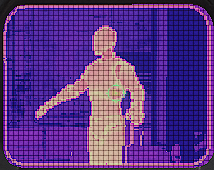
#> input picture thermal.png, 214 x 170 px
$ python color_threshold_tuner.py
#> lines starting #> are read from the running program, lines starting #| are printed output that depends on the picture; after the words box and inside, x2 and y2 are one past the last pixel; in counts of white or black regions, pixels touching at a corner belong together
# -*- coding: utf-8 -*-
"""
颜色阈值调试工具
用于手动调整人物检测的 RGB 颜色阈值
"""

import cv2
import numpy as np
import mss
import time
from pathlib import Path


PROJECT_ROOT = Path(__file__).resolve().parents[1]

class ColorThresholdTuner:
    def __init__(self):
        # 默认阈值（基于用户提供的图片）
        self.r_min = 100
        self.r_max = 255
        self.g_min = 40
        self.g_max = 200
        self.b_min = 0
        self.b_max = 120

        # 屏幕捕获设置
        self.roi_width = 300
        self.roi_height = 300

        # 初始化窗口
        cv2.namedWindow('Color Threshold Tuner', cv2.WINDOW_NORMAL)
        cv2.resizeWindow('Color Threshold Tuner', 800, 600)

        # 创建滑块
        cv2.createTrackbar('R Min', 'Color Threshold Tuner', self.r_min, 255, self._on_r_min_change)
        cv2.createTrackbar('R Max', 'Color Threshold Tuner', self.r_max, 255, self._on_r_max_change)
        cv2.createTrackbar('G Min', 'Color Threshold Tuner', self.g_min, 255, self._on_g_min_change)
        cv2.createTrackbar('G Max', 'Color Threshold Tuner', self.g_max, 255, self._on_g_max_change)
        cv2.createTrackbar('B Min', 'Color Threshold Tuner', self.b_min, 255, self._on_b_min_change)
        cv2.createTrackbar('B Max', 'Color Threshold Tuner', self.b_max, 255, self._on_b_max_change)

    def _on_r_min_change(self, val):
        self.r_min = val

    def _on_r_max_change(self, val):
        self.r_max = val

    def _on_g_min_change(self, val):
        self.g_min = val

    def _on_g_max_change(self, val):
        self.g_max = val

    def _on_b_min_change(self, val):
        self.b_min = val

    def _on_b_max_change(self, val):
        self.b_max = val

    def capture_screen(self):
        """使用静态图片"""
        # 加载静态图片
        frame = cv2.imread(str(PROJECT_ROOT / 'thermal.png'))
#> frame is the input picture: shape (170, 214, 3); mean B, G, R 132.3, 52.1, 89.7

        if frame is None:
            print("无法加载 thermal.png 文件")
            # 创建一个默认的黑色图像
            frame = np.zeros((300, 300, 3), dtype=np.uint8)
        else:
            # 调整图片大小以适应窗口
            frame = cv2.resize(frame, (self.roi_width, self.roi_height))
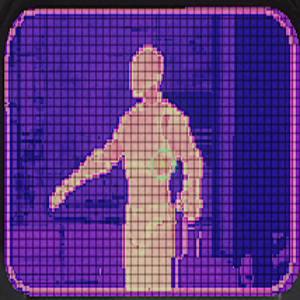
#> frame: shape (300, 300, 3); mean B, G, R 132.7, 52.2, 89.9

        return frame

    def apply_threshold(self, frame):
        """应用颜色阈值"""
        # 分离 BGR 通道
        b, g, r = cv2.split(frame)
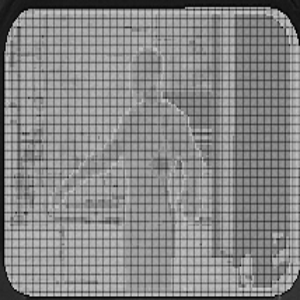
#> b: shape (300, 300); min 0, max 208, mean 132.7
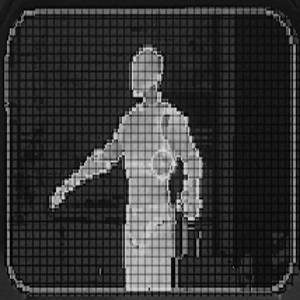
#> g: shape (300, 300); min 0, max 226, mean 52.2
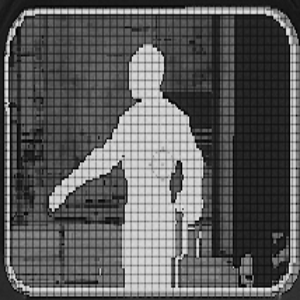
#> r: shape (300, 300); min 0, max 235, mean 89.9

        # 生成掩码
        mask = ((r >= self.r_min) & (r <= self.r_max) &
                (g >= self.g_min) & (g <= self.g_max) &
                (b >= self.b_min) & (b <= self.b_max)).astype(np.uint8) * 255
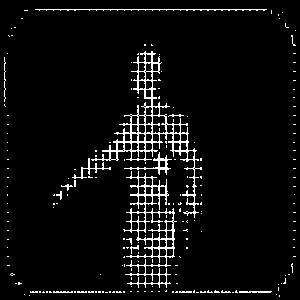
#> mask: shape (300, 300); 5.2% white in thin lines or dots

        # 形态学处理
        kernel = np.ones((3, 3), np.uint8)
        mask = cv2.morphologyEx(mask, cv2.MORPH_CLOSE, kernel)
#> mask: shape (300, 300); 5.8% white in thin lines or dots
        mask = cv2.morphologyEx(mask, cv2.MORPH_OPEN, kernel)
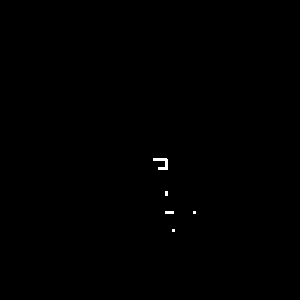
#> mask: shape (300, 300); 0.17% white; 5 white regions (3 under 20 px), largest, box (x1, y1, x2, y2) and area: (153, 158, 168, 170) 92, (165, 211, 174, 214) 27
        mask = cv2.medianBlur(mask, 3)
#> mask: shape (300, 300); 0.15% white; 5 white regions (3 under 20 px), largest, box (x1, y1, x2, y2) and area: (153, 158, 168, 170) 89, (165, 211, 174, 214) 23

        return mask

    def run(self):
        """运行调试工具"""
        print("颜色阈值调试工具")
        print("使用方法：")
        print("1. 调整滑块以获得最佳掩码效果")
        print("2. 按 's' 保存当前参数")
        print("3. 按 'q' 退出")
        print("\n当前参数：")

        while True:
            # 捕获屏幕
            frame = self.capture_screen()

            # 应用阈值
            mask = self.apply_threshold(frame)

            # 转换掩码为彩色
            mask_color = cv2.cvtColor(mask, cv2.COLOR_GRAY2BGR)

            # 水平拼接原始图像和掩码
            combined = np.hstack((frame, mask_color))

            # 显示参数信息
            params = f"R: {self.r_min}-{self.r_max}, G: {self.g_min}-{self.g_max}, B: {self.b_min}-{self.b_max}"
            cv2.putText(combined, params, (10, 30), cv2.FONT_HERSHEY_SIMPLEX, 0.7, (0, 255, 0), 2)
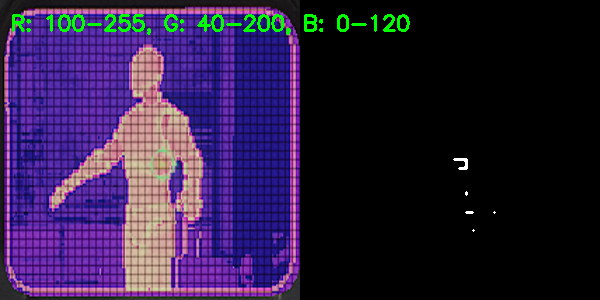
#> combined: shape (300, 600, 3); mean B, G, R 65.2, 29.3, 44.5

            # 显示
            cv2.imshow('Color Threshold Tuner', combined)

            # 键盘事件
            key = cv2.waitKey(1) & 0xFF
#> (key q is pressed here)
            if key == ord('q'):
                break
            elif key == ord('s'):
                # 保存参数
                with open(PROJECT_ROOT / 'color_thresholds.txt', 'w') as f:
                    f.write(f"R_MIN = {self.r_min}\n")
                    f.write(f"R_MAX = {self.r_max}\n")
                    f.write(f"G_MIN = {self.g_min}\n")
                    f.write(f"G_MAX = {self.g_max}\n")
                    f.write(f"B_MIN = {self.b_min}\n")
                    f.write(f"B_MAX = {self.b_max}\n")
                print(f"参数已保存到 color_thresholds.txt: {params}")

            # 打印当前参数（每10帧）
            if int(time.time() * 10) % 10 == 0:
                print(f"当前参数: {params}", end='\r')

        cv2.destroyAllWindows()

if __name__ == "__main__":
    tuner = ColorThresholdTuner()
    tuner.run()
